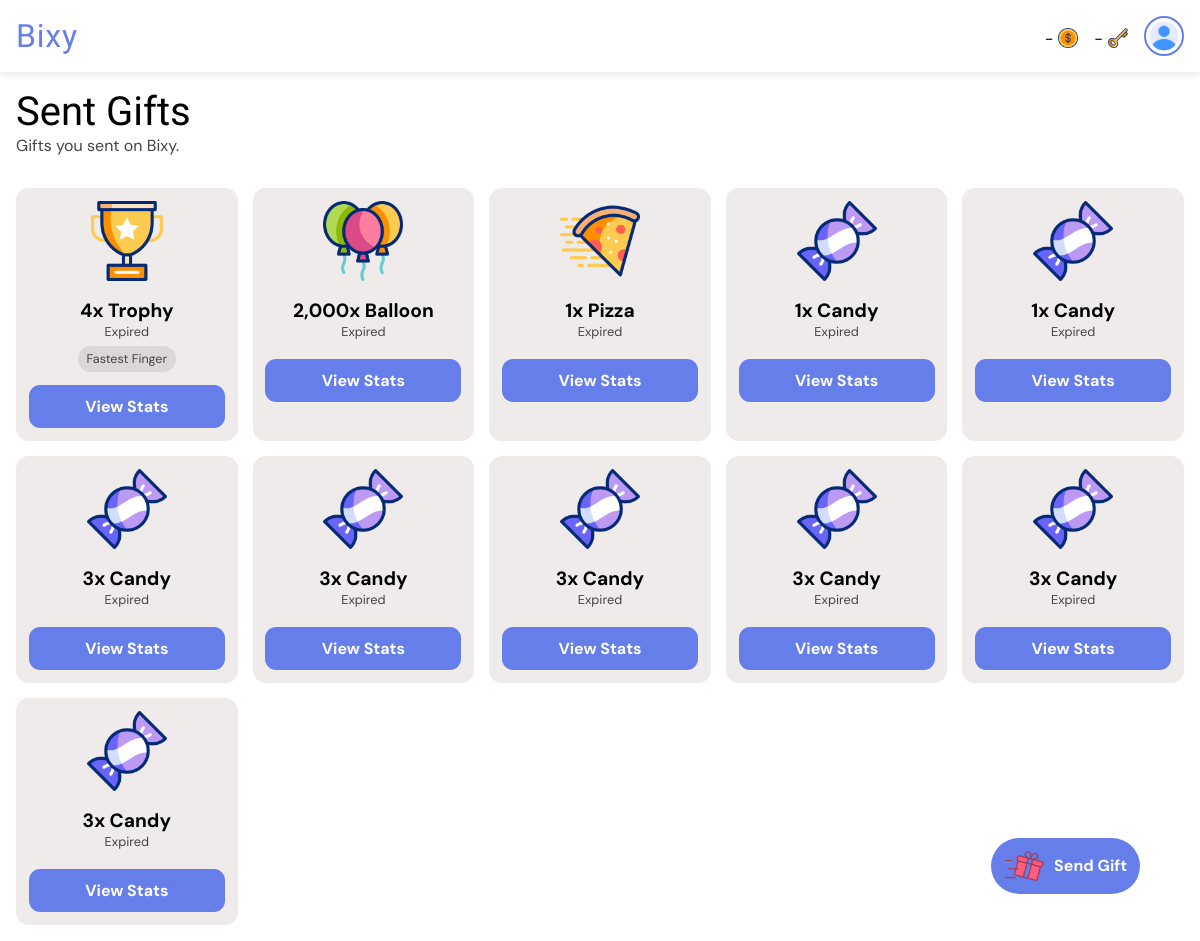
The page /gifts/sent/ (signed in) on the database its author committed.
### giftapp/models.py (models this page shows, shortened)
class GiftTransaction(models.Model):
    gifter = models.ForeignKey(User, on_delete=models.CASCADE, related_name="gifts_sent")
    recipient = models.ForeignKey(User, on_delete=models.CASCADE, related_name="gifts_received", null=True, blank=True)
    gift = models.ForeignKey(Gift, on_delete=models.CASCADE, related_name='transactions')
    quantity = models.PositiveIntegerField(default=1, help_text="Number of this gift to buy.")
    early_claim_fee = models.PositiveIntegerField(default=0, help_text="Number of keys paid to claim the gift early if not dropped. FF gifts cannot have early claim fee greater than 0.")
    claim_fee = models.PositiveIntegerField(default=0, help_text="Number of keys paid to claim the gift if dropped.")
    paid_users = models.ManyToManyField(User, related_name="paid_gifts", blank=True)
    message = models.CharField(max_length=255, blank=True)
    is_visible = models.BooleanField(default=True, help_text="If the actual gift is shown or hidden.")
    is_fastest_finger = models.BooleanField(default=False, help_text="If the gift is won by fastest finger only.")
    expire_rate = models.PositiveIntegerField(default=1, help_text="Number of hours before the gift expires (1 - 24). Must be greater than drop rate.")
    drop_rate = models.PositiveIntegerField(default=0, help_text="Number of hours before the gift drops (0 - 23).")
    expire_date = models.DateTimeField(default=timezone.now)
    drop_date = models.DateTimeField(default=timezone.now)
    created_at = models.DateTimeField(default=timezone.now)
    reveals = models.ManyToManyField(User, related_name="gift_reveals", blank=True)
    claimed_by = models.ForeignKey(
        User, null=True, blank=True, on_delete=models.SET_NULL, related_name="gifts_claimed"
    )
    def seconds_until_expire(self):
        delta = self.expire_date - timezone.now()
        return max(0, int(delta.total_seconds()))
    def seconds_until_drop(self):
        delta = self.drop_date - timezone.now()
        return max(0, int(delta.total_seconds()))
    def is_due_for_drop(self):
        return self.seconds_until_drop() <= 0
    def expire_bar_percent(self):
        return int((self.seconds_until_expire() / (self.expire_rate * 60 * 60)) * 100)

class Gift(models.Model):
    name = models.CharField(max_length=50, null=True, blank=True)
    cost = models.PositiveIntegerField(default=0)
    image = models.ImageField(null=True, blank=True, upload_to='gift_images')
    gif = models.FileField(null=True, blank=True, upload_to='gift_gifs')

### giftapp/views.py (the view)
# urls.py: path("gifts/sent/", views.sent_gifts, name="sent_gifts"),
@login_required
def sent_gifts(request):
    sent = GiftTransaction.objects.annotate(
        due_for_expire=ExpressionWrapper(
            Q(expire_date__lt=timezone.now()), output_field=BooleanField()
        ),
        seconds_before_drop=ExpressionWrapper(
            F("drop_date") - timezone.now(), output_field=DurationField()
        ),
        seconds_before_expire=ExpressionWrapper(
            F("expire_date") - timezone.now(), output_field=DurationField()
        )
    ).filter(gifter=request.user).all().order_by('seconds_before_drop', 'seconds_before_expire')
    context = {
        "gift_transactions": sent,
    }
    return render(request, "sent_gifts.html", context)

### templates/sent_gifts.html (shortened to what this page needs)
{% extends 'base.html' %}
{% load static %}
{% load humanize %}
{% load timefilters %}
{% block title %}
<link rel="stylesheet" href="{% static 'css/all_gifts.css' %}">
{% endblock %}
{% block body %}
<div class="heading">
    <h1>Sent Gifts</h1>
    <p>Gifts you sent on Bixy.</p>
</div>
{% if gift_transactions|length > 0 %}
<div class="card-container">
    {% for gift_transaction in gift_transactions %}
    <div class="card">
        <div class="gift-image">
            <img src="{{ gift_transaction.gift.image.url }}" alt="Gift image">
        </div>
        <div class="gift-info">
            <h1>{{ gift_transaction.quantity|intcomma }}x {{ gift_transaction.gift.name }}</h1>
            {% if not gift_transaction.due_for_expire %}
            {% if gift_transaction.drop_rate > 0 %}
            {% if gift_transaction.is_due_for_drop %}
            <p class="timer" id="{{ gift_transaction.id }}" data-prefix="Expires"
                data-seconds="{{ gift_transaction.seconds_until_expire }}">Expires in --:--:--:--</p>
            {% else %}
            <p class="timer" id="{{ gift_transaction.id }}" data-prefix="Drops"
                data-seconds="{{ gift_transaction.seconds_until_drop }}">Drops in --:--:--:--</p>
            {% endif %}
            {% else %}
            <p class="timer" id="{{ gift_transaction.id }}" data-prefix="Expires"
                data-seconds="{{ gift_transaction.seconds_until_expire }}">Expires in --:--:--:--</p>
            {% endif %}
            {% else %}
            <p>Expired</p>
            {% endif %}
            <div class="tags">
                {% if gift_transaction.is_fastest_finger %}
                <p class="tag">Fastest Finger</p>
                {% endif %}
            </div>
        </div>
        <a href="{% url 'view_gift_stats' gift_transaction.id %}">View Stats</a>
    </div>
    {% endfor %}
</div>
{% else %}
<div class="empty">
    <img src="{% static 'images/empty-box.png' %}" alt="No content image">
    <h1>Feels Empty Here.</h1>
    <a href="{% url 'sent_gifts' %}">Refresh</a>
</div>
{% endif %}
{% endblock %}
{% block other %}
<a href="{% url 'send_gift' %}" class="send">
    <img src="{% static 'images/giftbox (1).png' %}" alt="Send gift image">
    <p>Send Gift</p>
</a>
{% endblock %}

### static/css/all_gifts.css (style rules this page uses)
* { margin: 0; padding: 0; box-sizing: border-box; font-family: "DM Sans", sans-serif; font-optical-sizing: auto; font-style: normal; }
html { font-size: 16px; }
:root { --background-color: white; --text-color: black; --label-color: #555; --even-row-color: #f9f9f9; --input-background-color: white; --input-text-color: black; --input-border-color: #ccc; --sub-text-color: #444; --button-color: #667eea; --link-color: #667eea; --button-hover-color: #7f53d2; --card-background-color: rgb(240, 235, 235); --card-text-color: var(--text-color); --card-button-color: white; --tag-bg: #dbd7d7; --tag-text: black; --padding-value: 1rem; }
body { background-color: var(--background-color); }
div.heading { padding: 1rem var(--padding-value); }
div.heading h1 { font-family: "Passion One", sans-serif; font-weight: 400; font-style: normal; text-decoration: none; font-size: 2.5rem; color: var(--text-color); }
div.heading p { color: var(--sub-text-color); }
div.card-container { display: flex; flex-wrap: wrap; gap: 15px; padding: 1rem var(--padding-value); }
div.card { background-color: var(--card-background-color); color: var(--card-text-color); display: flex; flex-direction: column; align-items: center; padding: 1em; font-size: .8rem; border-radius: 1em; width: calc((100% - 60px) / 5); }
div.card h1 { font-size: 1.2rem; }
div.gift-image img { width: 100%; height: 80px; }
div.gift-info { display: flex; flex-direction: column; align-items: center; padding: 1em; }
div.gift-info h1 { text-align: center; }
div.gift-info p { color: var(--sub-text-color); }
div.tags { display: flex; align-items: center; flex-wrap: wrap; gap: 8px; margin-top: .5em; }
p.tag { background-color: var(--tag-bg); color: var(--tag-text); padding: 5px 9px; border-radius: 15px; font-size: 12.5px; white-space: nowrap; }
div.card a { width: 100%; background-color: var(--link-color); color: var(--card-button-color); padding: .7rem; border: none; border-radius: .7em; font-size: 1rem; font-weight: bold; text-decoration: none; text-align: center; }
a.send { background-color: var(--link-color); color: var(--card-button-color); padding: .5rem .8rem; border: none; border-radius: 4rem; font-size: 1rem; font-weight: bold; text-decoration: none; text-align: center; position: fixed; right: 5%; bottom: 5%; display: flex; align-items: center; gap: 10px; animation-name: zoom; animation-duration: 3s; animation-iteration-count: infinite; animation-timing-function: ease; }
a.send img { width: 40px; height: 40px; }

### rows shown on the page
GiftTransaction: gift.image (picture), quantity "4", gift.name "Trophy", shows "Expired", is_fastest_finger "Fastest Finger"
GiftTransaction: gift.image (picture), quantity "2,000", gift.name "Balloon", shows "Expired"
GiftTransaction: gift.image (picture), quantity "1", gift.name "Pizza", shows "Expired"
GiftTransaction: gift.image (picture), quantity "1", gift.name "Candy", shows "Expired"
GiftTransaction: gift.image (picture), quantity "1", gift.name "Candy", shows "Expired"
GiftTransaction: gift.image (picture), quantity "3", gift.name "Candy", shows "Expired"
GiftTransaction: gift.image (picture), quantity "3", gift.name "Candy", shows "Expired"
GiftTransaction: gift.image (picture), quantity "3", gift.name "Candy", shows "Expired"
GiftTransaction: gift.image (picture), quantity "3", gift.name "Candy", shows "Expired"
GiftTransaction: gift.image (picture), quantity "3", gift.name "Candy", shows "Expired"
GiftTransaction: gift.image (picture), quantity "3", gift.name "Candy", shows "Expired"
